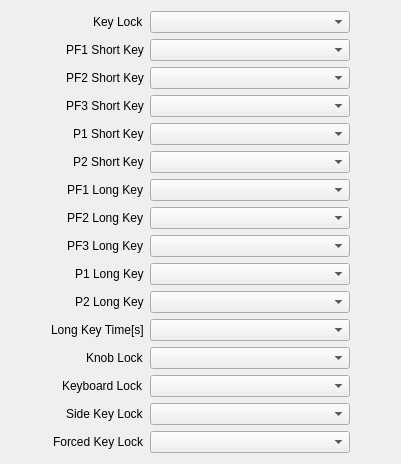
     <widget class="QWidget" name="tab_6">
      <attribute name="title">
       <string>Key Function</string>
      </attribute>
      <layout class="QHBoxLayout" name="horizontalLayout_13">
       <item>
        <spacer name="horizontalSpacer_16">
         <property name="orientation">
          <enum>Qt::Orientation::Horizontal</enum>
         </property>
         <property name="sizeHint" stdset="0">
          <size>
           <width>40</width>
           <height>20</height>
          </size>
         </property>
        </spacer>
       </item>
       <item>
        <layout class="QFormLayout" name="formLayout_10">
         <property name="labelAlignment">
          <set>Qt::AlignmentFlag::AlignRight|Qt::AlignmentFlag::AlignTrailing|Qt::AlignmentFlag::AlignVCenter</set>
         </property>
         <item row="0" column="0">
          <widget class="QLabel" name="label_66">
           <property name="text">
            <string>Key Lock</string>
           </property>
          </widget>
         </item>
         <item row="1" column="0">
          <widget class="QLabel" name="label_67">
           <property name="text">
            <string>PF1 Short Key</string>
           </property>
          </widget>
         </item>
         <item row="2" column="0">
          <widget class="QLabel" name="label_68">
           <property name="text">
            <string>PF2 Short Key</string>
           </property>
          </widget>
         </item>
         <item row="3" column="0">
          <widget class="QLabel" name="label_69">
           <property name="text">
            <string>PF3 Short Key</string>
           </property>
          </widget>
         </item>
         <item row="4" column="0">
          <widget class="QLabel" name="label_70">
           <property name="text">
            <string>P1 Short Key</string>
           </property>
          </widget>
         </item>
         <item row="5" column="0">
          <widget class="QLabel" name="label_71">
           <property name="text">
            <string>P2 Short Key</string>
           </property>
          </widget>
         </item>
         <item row="6" column="0">
          <widget class="QLabel" name="label_72">
           <property name="text">
            <string>PF1 Long Key</string>
           </property>
          </widget>
         </item>
         <item row="7" column="0">
          <widget class="QLabel" name="label_73">
           <property name="text">
            <string>PF2 Long Key</string>
           </property>
          </widget>
         </item>
         <item row="8" column="0">
          <widget class="QLabel" name="label_74">
           <property name="text">
            <string>PF3 Long Key</string>
           </property>
          </widget>
         </item>
         <item row="9" column="0">
          <widget class="QLabel" name="label_75">
           <property name="text">
            <string>P1 Long Key</string>
           </property>
          </widget>
         </item>
         <item row="10" column="0">
          <widget class="QLabel" name="label_76">
           <property name="text">
            <string>P2 Long Key</string>
           </property>
          </widget>
         </item>
         <item row="11" column="0">
          <widget class="QLabel" name="label_77">
           <property name="text">
            <string>Long Key Time[s]</string>
           </property>
          </widget>
         </item>
         <item row="12" column="0">
          <widget class="QLabel" name="label_78">
           <property name="text">
            <string>Knob Lock</string>
           </property>
          </widget>
         </item>
         <item row="13" column="0">
          <widget class="QLabel" name="label_79">
           <property name="text">
            <string>Keyboard Lock</string>
           </property>
          </widget>
         </item>
         <item row="14" column="0">
          <widget class="QLabel" name="label_80">
           <property name="text">
            <string>Side Key Lock</string>
           </property>
          </widget>
         </item>
         <item row="15" column="0">
          <widget class="QLabel" name="label_81">
           <property name="text">
            <string>Forced Key Lock</string>
           </property>
          </widget>
         </item>
         <item row="0" column="1">
          <widget class="QComboBox" name="keyLockCmbx">
           <property name="minimumSize">
            <size>
             <width>200</width>
             <height>0</height>
            </size>
           </property>
          </widget>
         </item>
         <item row="1" column="1">
          <widget class="QComboBox" name="pf1ShortCmbx"/>
         </item>
         <item row="2" column="1">
          <widget class="QComboBox" name="pf2ShortCmbx"/>
         </item>
         <item row="3" column="1">
          <widget class="QComboBox" name="pf3ShortCmbx"/>
         </item>
         <item row="4" column="1">
          <widget class="QComboBox" name="p1ShortCmbx"/>
         </item>
         <item row="15" column="1">
          <widget class="QComboBox" name="forcedKeyLockCmbx"/>
         </item>
         <item row="14" column="1">
          <widget class="QComboBox" name="sideKeyLockCmbx"/>
         </item>
         <item row="13" column="1">
          <widget class="QComboBox" name="keyboardLockCmbx"/>
         </item>
         <item row="12" column="1">
          <widget class="QComboBox" name="knobLockCmbx"/>
         </item>
         <item row="11" column="1">
          <widget class="QComboBox" name="longKeyTimeCmbx"/>
         </item>
         <item row="10" column="1">
          <widget class="QComboBox" name="p2LongCmbx"/>
         </item>
         <item row="9" column="1">
          <widget class="QComboBox" name="p1LongCmbx"/>
         </item>
         <item row="8" column="1">
          <widget class="QComboBox" name="pf3LongCmbx"/>
         </item>
         <item row="7" column="1">
          <widget class="QComboBox" name="pf2LongCmbx"/>
         </item>
         <item row="6" column="1">
          <widget class="QComboBox" name="pf1LongCmbx"/>
         </item>
         <item row="5" column="1">
          <widget class="QComboBox" name="p2ShortCmbx"/>
         </item>
        </layout>
       </item>
       <item>
        <spacer name="horizontalSpacer_17">
         <property name="orientation">
          <enum>Qt::Orientation::Horizontal</enum>
         </property>
         <property name="sizeHint" stdset="0">
          <size>
           <width>40</width>
           <height>20</height>
          </size>
         </property>
        </spacer>
       </item>
      </layout>
     </widget>
